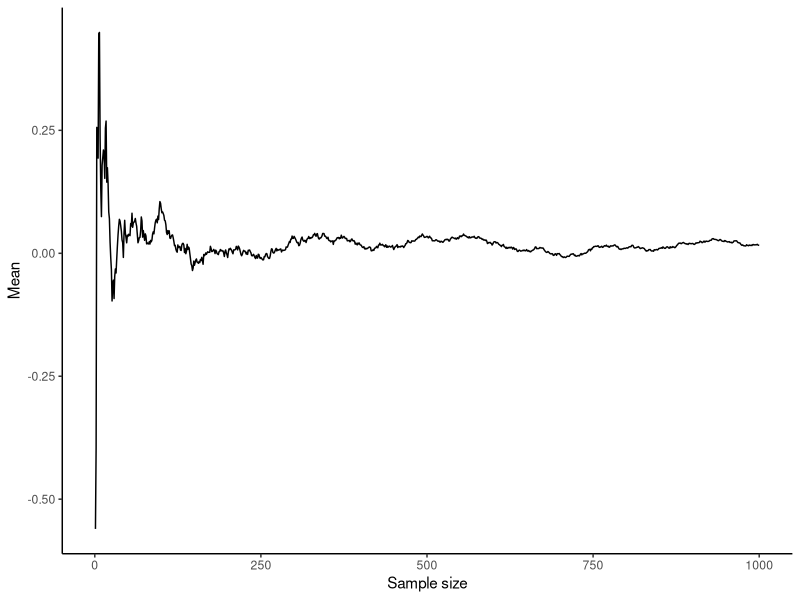

Generate this figure with R:
## ---- chunk 1
#| echo: true
#| fig-cap: "Simulating the Law of Large Numbers"
library(ggplot2)
set.seed(123)
x <- rnorm(1000)
means <- cumsum(x)/seq_along(x)
df <- data.frame(n = seq_along(means), mean = means)
ggplot(df, aes(x = n, y = mean)) +
  geom_line() +
  theme_classic() +
  labs(x = "Sample size", y = "Mean")
